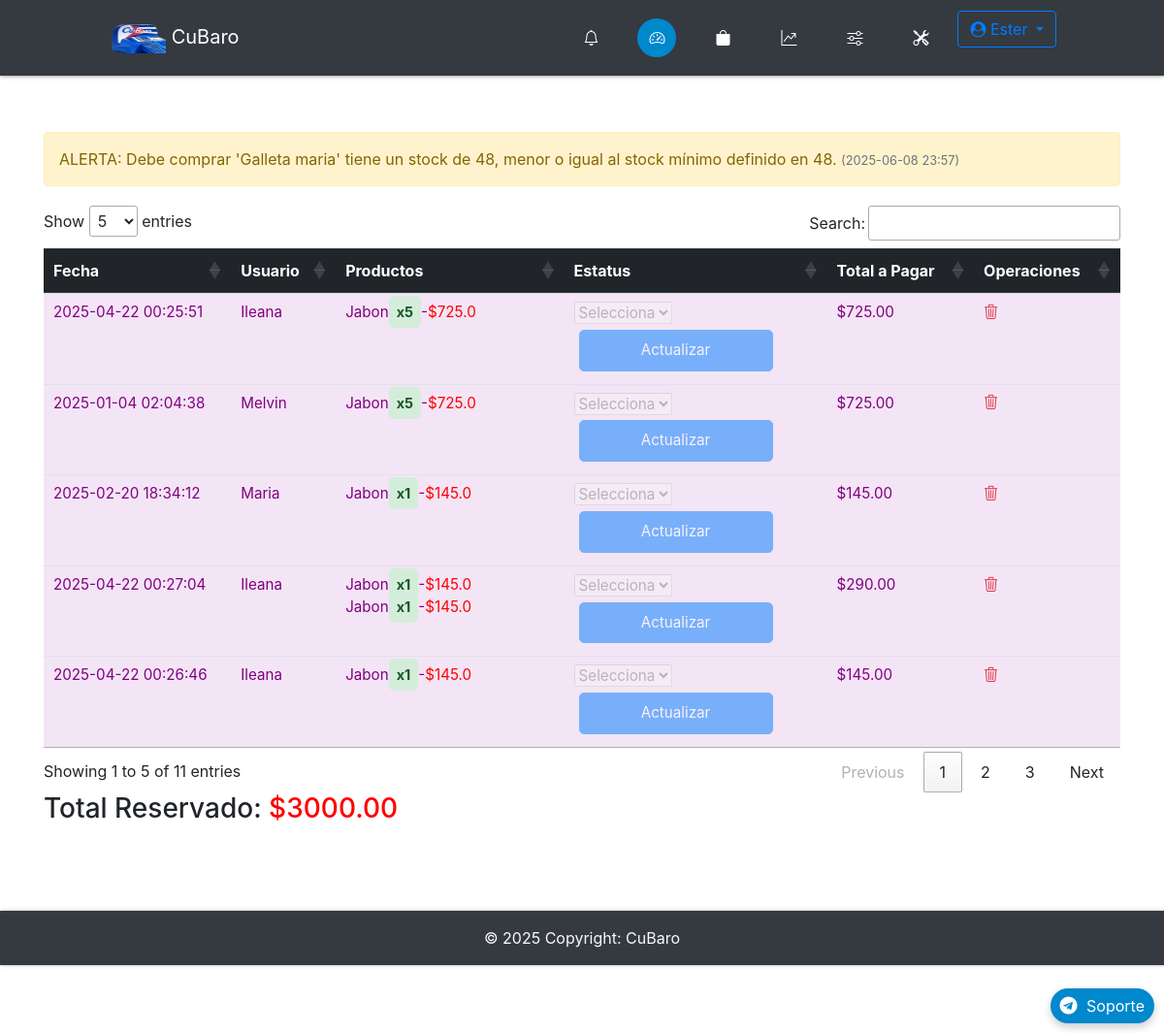
The app's page /admin/ (signed in) with its own data.
### app/db_models.py (models this page shows, shortened)
class User(UserMixin, db.Model):
    __tablename__ = "users"
    id = db.Column(db.Integer, primary_key=True)
    name = db.Column(db.Text, nullable=False)
    email = db.Column(db.String(50), nullable=False, unique=True)
    phone = db.Column(db.String(50), nullable=False)
    password = db.Column(db.String(250), nullable=False)
    admin = db.Column(db.Integer, nullable=False, default=0)
    email_confirmed = db.Column(db.Integer, nullable=False, default=1)
    created_by = db.Column(db.Integer, db.ForeignKey('users.id'), nullable=True)  # ID del creador
    registration_date = db.Column(db.DateTime, default=lambda: datetime.now(timezone.utc))  # Fecha de registro
    membership_expiration = db.Column(db.DateTime, nullable=True)  # Fecha de vencimiento de membresía
    updated_at = db.Column(db.DateTime, default=lambda: datetime.now(timezone.utc))  # Fecha de expiracion de Codigo de recuperacion empleado
    membership_id = db.Column(db.Integer, db.ForeignKey('memberships.id'), nullable=False)  # Relación con membresía
    membership = db.relationship('Membership', backref='users')
    employees = db.relationship('User', backref='creator', remote_side=[id], lazy='select')  # Relación empleados
    cart = db.relationship('Cart', backref='buyer')
    orders = db.relationship("Order", backref='customer', foreign_keys="[Order.uid]")  # Relación con clave foránea especificada
    master_key = db.Column(db.String(100), unique=True)

class Alert(db.Model):
    __tablename__ = 'alert'
    id = db.Column(db.Integer, primary_key=True)
    message = db.Column(db.String(255), nullable=False)
    category = db.Column(db.String(50), nullable=False)  # 'error', 'warning', etc.
    created_at = db.Column(db.DateTime, default=datetime.now(timezone.utc))
    user_id = db.Column(db.Integer, db.ForeignKey('users.id'))  # Opcional: asociar alertas a un usuario
    user = db.relationship('User', backref='alerts')

class Order(db.Model):
    __tablename__ = "orders"
    id = db.Column(db.Integer, primary_key=True)
    uid = db.Column(db.Integer, db.ForeignKey('users.id'), nullable=False)  # Clave foránea del cliente
    date = db.Column(db.DateTime, nullable=False)
    status = db.Column(db.String(50), nullable=False)
    items = db.relationship("Ordered_item", backref="order", cascade="all, delete-orphan")

class Ordered_item(db.Model):
    __tablename__ = "ordered_items"
    id = db.Column(db.Integer, primary_key=True)
    oid = db.Column(db.Integer, db.ForeignKey('orders.id'))
    itemid = db.Column(db.Integer, db.ForeignKey('items.id'))
    quantity = db.Column(db.Integer, nullable=False)

class Item(db.Model):
    __tablename__ = "items"
    id = db.Column(db.Integer, primary_key=True)
    name = db.Column(db.String(100), nullable=False)
    price = db.Column(db.Float, nullable=False)
    category = db.Column(db.Text, nullable=False)
    image = db.Column(db.String(250), nullable=False)
    details = db.Column(db.String(250), nullable=False)
    stock_min = db.Column(db.Integer, default=0)
    costo = db.Column(db.Integer)
    stock = db.Column(db.Integer, default=0)
    created_by = db.Column(db.Integer, db.ForeignKey('users.id'), nullable=False)  # Vincular con el creador
    creator = db.relationship('User', backref='items_created')  # Relación con el usuario que creó el producto
    orders = db.relationship('Ordered_item', backref='item', lazy=True, cascade="all, delete, delete-orphan")
    in_cart = db.relationship("Cart", backref="item", lazy=True, cascade="all, delete, delete-orphan")

### app/funcs.py (the view)
	def wrapper(*args, **kwargs):
		if current_user.is_authenticated and current_user.admin == 1:
			return func(*args, **kwargs)
		else:
			return "No estás autorizado a acceder a esta URL."

### app/admin/routes.py (called while the page is built)
@admin.route('/')
@admin_only
def dashboard():
    alerts = Alert.query.filter_by(user_id=current_user.id).order_by(Alert.created_at.desc()).all()
    orders = Order.query.join(User, Order.uid == User.id).filter(
        (User.id == current_user.id) | (User.created_by == current_user.id)
    ).all()
    return render_template("admin/home.html", orders=orders, alerts=alerts)

### app/funcs.py (called while the page is built)
def admin_only(func):
	def wrapper(*args, **kwargs):
		if current_user.is_authenticated and current_user.admin == 1:
			return func(*args, **kwargs)
		else:
			return "No estás autorizado a acceder a esta URL."
	wrapper.__name__ = func.__name__
	return wrapper

### app/admin/templates/admin/home.html (shortened to what this page needs)
{% extends "admin/base.html" %}
{% block content %}
{% if alerts %}
<div class="alert-container">
    {% for alert in alerts %}
    <div class="alert alert-{{ alert.category }}" id="alert-{{ alert.id }}">
        {{ alert.message }}
        <small class="text-muted" style="font-size: 0.8em;">({{ alert.created_at.strftime('%Y-%m-%d %H:%M') }})</small>
    </div>
    {% endfor %}
</div>
{% else %}
<div class="alert alert-info">
    No hay alertas de stock en este momento.
</div>
{% endif %}
{% if not orders %}
<div class="flash-error">No hay Ordenes.</div>
{% else %}
<div class="table-responsive">
    <table id="orders-table" class="table table-striped table-hover">
        <thead class="thead-dark">
            <tr>
                <th>Fecha</th>
                <th>Usuario</th>
                <th>Productos</th>
                <th>Estatus</th>
                <th>Total a Pagar</th>
                <th>Operaciones</th>
            </tr>
        </thead>
        <tbody>
            {% for order in orders %}
            <tr data-order-id="{{ order.id }}" data-order-status="{{ order.status }}" data-order-total="0"
                data-username="{{ order.customer.name }}">
                <td>{{ order.date.strftime('%Y-%m-%d %H:%M:%S') }}</td>
                <td>{{ order.customer.name }}</td>
                <td>
                    {% for i in order.items %}
                    {% set item_price = i.item.price %}
                    {% set item_total = item_price * i.quantity %}
                    <div class="my" data-item-price="{{ item_price }}" data-item-quantity="{{ i.quantity }}"
                        data-item-total="{{ item_total }}">
                        {{ i.item.name }}<span class="success">x{{ i.quantity }}</span>-<span style="color: red;">${{
                            item_total }}</span><br>
                    </div>
                    {% endfor %}
                </td>
                <td>
                    <form method="POST" action="{{ url_for('admin.update_order_status', id=order.id) }}">
                        <select name="status">
                            <option value="Select">Selecciona</option>
                        </select>
                        <button class="btn-primary btn" type="submit">Actualizar</button>
                    </form>
                </td>
                <td class="order-total">$0</td>
                <td>
                    <a href="#" class="delete-order-link" data-order-id="{{ order.id }}">
                        <i class="bi bi-trash3 text-danger"></i>
                    </a>
                </td>
            </tr>
            {% endfor %}
        </tbody>
    </table>
</div>
<div>
    <h3>Total Reservado: <span id="total-reservado" style="color: red;">$0.00</span></h3>
</div>
{% endif %}
{% endblock %}

### app/admin/templates/admin/base.html (shortened to what this page needs)
{% import "bootstrap/wtf.html" as wtf %}
<!DOCTYPE html>
<html lang="es">
<head>
  <link rel="stylesheet" href="https://maxcdn.bootstrapcdn.com/bootstrap/4.0.0/css/bootstrap.min.css"
>
  <link href="https://cdn.jsdelivr.net/gh/gitbrent/bootstrap4-toggle@3.6.1/css/bootstrap4-toggle.min.css"
    rel="stylesheet">
  <link rel="stylesheet" type="text/css" href="{{ url_for('static', filename='styles.css') }}">
  <link rel="stylesheet" href="https://cdnjs.cloudflare.com/ajax/libs/font-awesome/4.7.0/css/font-awesome.min.css">
  <link rel="stylesheet" href="https://cdnjs.cloudflare.com/ajax/libs/animate.css/4.1.1/animate.min.css" />
  <link rel="stylesheet" href="https://cdn.jsdelivr.net/npm/bootstrap-icons@1.11.3/font/bootstrap-icons.min.css">
  <link rel="stylesheet" type="text/css" href="https://cdn.datatables.net/1.13.7/css/jquery.dataTables.min.css">
  <link href="https://cdn.jsdelivr.net/npm/bootstrap-switch-button/css/bootstrap-switch-button.min.css"
    rel="stylesheet">
</head>
<body>
  <nav
    class="navbar navbar-expand-lg {% if request.path.startswith('/admin') %}navbar-dark bg-dark{% else %}navbar-light bg-light{% endif %} fixed-top">
    <div class="container-fluid">
      <a class="navbar-brand" href="{{ url_for('home') }}" data-toggle="tooltip" title="Inicio">
        <img src="{{ url_for('static', filename='img/logoo.png') }}" height="30" width="60" alt="CuBaro Logo"> CuBaro
      </a>
      <ul class="navbar-nav d-flex flex-row ml-auto">
        <div class="d-flex justify-content-center">
          {% if not current_user.is_authenticated %}
          {% if request.path.startswith('/admin') %}
          <li class="nav-item {% if request.endpoint == 'login' %}active{% endif %}">
            <a class="nav-link" href="{{ url_for('login') }}" data-toggle="tooltip" title="Iniciar Sesión">
              <div class="icon-circle">
                <i class="bi bi-box-arrow-in-right"></i>
              </div>
            </a>
          </li>
          {% else %}
          <a class="btn btn-outline-primary mr-2 {% if request.endpoint == 'login' %}active{% endif %}"
            href="{{ url_for('login') }}">Iniciar Sesión</a>
          <a class="btn btn-outline-primary {% if request.endpoint == 'register_admin' %}active{% endif %}"
            href="{{ url_for('register_admin') }}">Registrarse</a>
          {% endif %}
          {% else %}
          <li class="nav-item mr-2 {% if request.endpoint == 'orders' %}active{% endif %}">
            <a class="nav-link" href="{{ url_for('orders') }}" data-toggle="tooltip" title="Órdenes">
              <div class="icon-circle">
                <i class="bi bi-bell"></i>
              </div>
            </a>
          </li>
          {% if request.path.startswith('/admin') %}
          <li class="nav-item mr-2 {% if request.endpoint == 'admin.dashboard' %}active{% endif %}">
            <a class="nav-link" href="{{ url_for('admin.dashboard') }}" data-toggle="tooltip" title="Panel">
              <div class="icon-circle">
                <i class="bi bi-speedometer2"></i>
              </div>
            </a>
          </li>
          <li class="nav-item mr-2 {% if request.endpoint == 'admin.items' %}active{% endif %}">
            <a class="nav-link" href="{{ url_for('admin.items') }}" data-toggle="tooltip" title="Productos">
              <div class="icon-circle">
                <i class="bi bi-bag-fill"></i>
              </div>
            </a>
          </li>
          <li class="nav-item mr-2 {% if request.endpoint == 'admin.statictics' %}active{% endif %}">
            <a class="nav-link" href="{{ url_for('admin.statictics') }}" data-toggle="tooltip" title="Estadísticas">
              <div class="icon-circle">
                <i class="bi bi-graph-up-arrow"></i>
              </div>
            </a>
          </li>
          <li class="nav-item mr-2 {% if request.endpoint == 'admin.configuracion' %}active{% endif %}">
            <a class="nav-link" href="{{ url_for('admin.configuracion') }}" data-toggle="tooltip" title="Configuración">
              <div class="icon-circle">
                <i class="bi bi-sliders"></i>
              </div>
            </a>
          </li>
          <li class="nav-item mr-2">
            <a class="nav-link" data-toggle="modal" data-target="#fullScreenModal" title="Herramientas">
              <div class="icon-circle">
                <i class="bi bi-tools"></i>
              </div>
            </a>
          </li>
          {% endif %}
          <div class="dropdown ml-auto">
            <a class="btn btn-outline-primary dropdown-toggle" href="#" id="navbarDropdown" role="button"
              data-toggle="dropdown" aria-haspopup="true" aria-expanded="false">
              <i class="fa fa-user-circle"></i> {{ current_user.name }}
            </a>
          </div>
          {% endif %}
        </div>
      </ul>
    </div>
  </nav>
  <div class="container">
    <div class="main">
      {% block content %}
      {% endblock %}
      <a href="https://t.me/CuBaro_soporte" target="_blank" class="telegram-float">
        <i class="fa fa-telegram fa-2x"></i> Soporte
      </a>
    </div>
  </div>
  <footer class="bg-dark text-center text-lg-start text-light">
    <div class="text-center p-3">
      © {{ now.year }} Copyright: CuBaro
    </div>
  </footer>
  </body>
</html>

### app/static/styles.css (style rules this page uses)
:root { --white: #eceff3; --primary-blue: #007bff; --dark-bg: #343a40; --error-red: #ff4c4c; --success-green: #00e676; --chart-red: #ff6384; --chart-blue: #36a2eb; --chart-purple: #cc65fe; --chart-yellow: #ffce56; --chart-green: #2ecc71; --telegram-blue: #0088cc; --telegram-hover: #3688b183; --shadow-light: rgba(0, 0, 0, 0.2); --shadow-dark: rgba(0, 0, 0, 0.19); }
body { padding-top: 80px; }
.main { padding: 10vh 0; }
.navbar { padding: 0.7rem 6rem; box-shadow: 0 1px 2px 0 var(--shadow-light), 0 1px 5px 0 var(--shadow-dark); position: fixed; top: 0; z-index: 1050; background-color: var(--dark-bg); width: 100%; }
.navbar-nav { gap: 3px; display: flex; align-items: center; }
.icon-circle { display: flex; align-items: center; justify-content: center; width: 40px; height: 40px; border-radius: 50%; background-color: var(--dark-bg); color: white; margin: 0 2px; transition: background-color 0.3s, color 0.3s; }
.nav-item.active .icon-circle { background-color: var(--telegram-blue); color: white; }
footer { box-shadow: 1px 0 2px 0 var(--shadow-light), 1px 0 5px 0 var(--shadow-dark); }
table.dataTable { margin: 0 auto; width: 100%; }
table.dataTable th { color: white; background-color: var(--dark-bg); padding: 15px; }
table.dataTable tr { border-bottom: 1px solid #0046C2; }
table.dataTable td { padding: 15px 30px; }
.alert { padding: 15px; margin-bottom: 20px; border: 1px solid transparent; border-radius: 4px; font-size: 16px; transition: opacity 0.5s ease; }
.alert-warning { color: #856404; background-color: #fff3cd; border-color: #ffeeba; }
.flash-error, .help-block, .success { text-align: center; padding: 5px; font-weight: bold; max-width: 400px; margin: 0 auto; }
.success { color: var(--success-green); }
form .btn { background: var(--primary-blue); color: white; border-radius: 5px; }
.disabled { opacity: 0.5; pointer-events: none; }
.text-muted { font-size: 0.9rem; color: gray; }
button { padding: 5px 10px; font-size: 18px; margin: 0 10px; cursor: pointer; }
.table-responsive { overflow-x: auto; }
.telegram-float { position: fixed; bottom: 20px; right: 20px; background-color: var(--telegram-blue); color: white; padding: 10px 20px; border-radius: 25px; text-decoration: none; box-shadow: 0 4px 8px var(--shadow-light); transition: background-color 0.3s, transform 0.3s ease; z-index: 9999; }
.telegram-float i { margin-right: 5px; }
.btn-primary.disabled, select.disabled { opacity: 0.5; cursor: not-allowed; }
body { padding-bottom: 70px; padding-top: 56px; overflow-x: hidden; }
.flash-error, .success { padding: 10px; margin: 10px 0; border-radius: 5px; text-align: center; max-width: 400px; margin-left: auto; margin-right: auto; }
.success { background-color: #d4edda; color: #155724; }
@media (min-width: 992px) { .telegram-float { bottom: 10px; right: 10px; padding: 6px 10px; } }
@media (min-width: 992px) { .telegram-float i { font-size: 18px; } }
@media (min-width: 992px) { .flash-error, .success { padding: 8px; font-size: 0.9rem; } }
@media (min-width: 992px) { .btn-primary, .btn-outline-info { padding: 9px 18px; font-size: 0.95rem; max-width: 200px; width: 100%; border-radius: 5px; margin: 5px; } }
@media (min-width: 992px) { .text-muted { font-size: 0.85rem; } }
table.dataTable th { color: white; background-color: var(--dark-bg, #343a40); padding: 15px; font-size: 1rem; }
table.dataTable td { padding: 15px 30px; font-size: 0.95rem; }

### records on screen
User: name "Ester"
Alert: message "ALERTA: Debe comprar 'Galleta maria' tiene un stock de 48, menor o igual al stock mínimo definido en 48.", created_at "2025-06-08 23:57"
Order: date "2025-04-22 00:25:51", customer.name "Ileana"
Ordered_item: item.name "Jabon", quantity "5", item_total "725.0"
Order: date "2025-01-04 02:04:38", customer.name "Melvin"
Ordered_item: item.name "Jabon", quantity "5", item_total "725.0"
Order: date "2025-02-20 18:34:12", customer.name "Maria"
Ordered_item: item.name "Jabon", quantity "1", item_total "145.0"
Order: date "2025-04-22 00:27:04", customer.name "Ileana"
Ordered_item: item.name "Jabon", quantity "1", item_total "145.0"
Ordered_item: item.name "Jabon", quantity "1", item_total "145.0"
Order: date "2025-04-22 00:26:46", customer.name "Ileana"
Ordered_item: item.name "Jabon", quantity "1", item_total "145.0"
